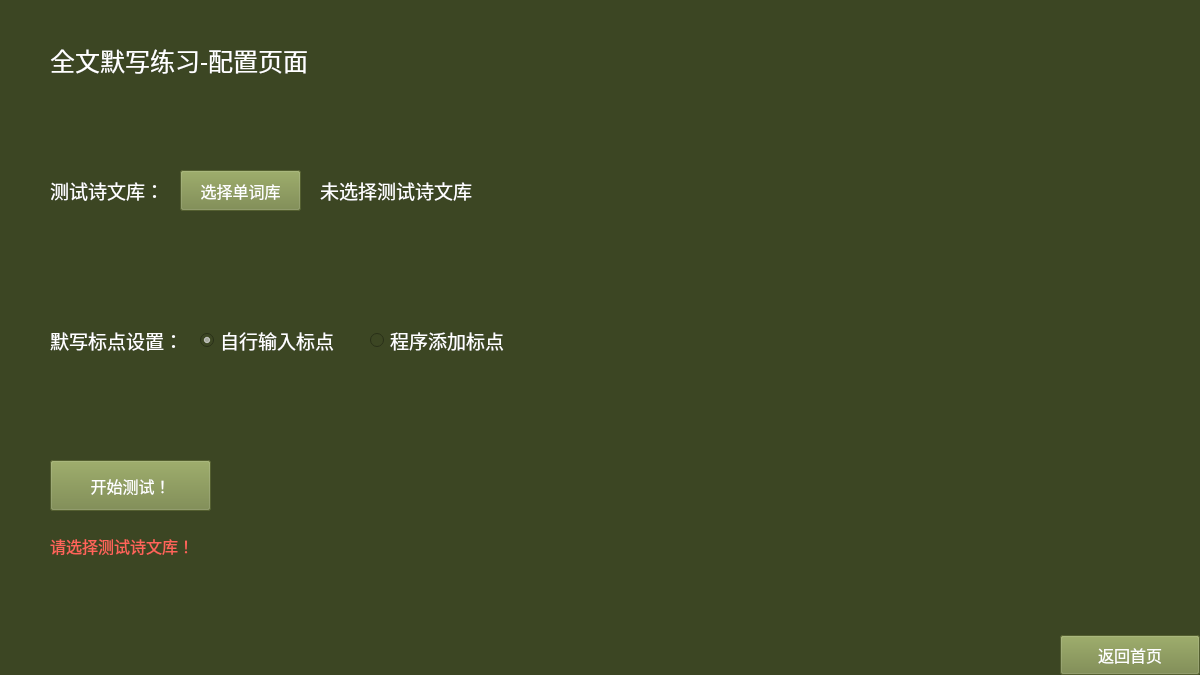
<?xml version="1.0" encoding="UTF-8"?>
<ui version="4.0">
 <class>ReciteWholeMenu</class>
 <widget class="QFrame" name="ReciteWholeMenu">
  <property name="geometry">
   <rect>
    <x>0</x>
    <y>0</y>
    <width>1200</width>
    <height>675</height>
   </rect>
  </property>
  <property name="windowTitle">
   <string>Frame</string>
  </property>
  <property name="styleSheet">
   <string notr="true">background-color: rgb(60, 70, 35);</string>
  </property>
  <widget class="QLabel" name="labelTestInfo">
   <property name="geometry">
    <rect>
     <x>320</x>
     <y>170</y>
     <width>551</width>
     <height>41</height>
    </rect>
   </property>
   <property name="font">
    <font>
     <family>等线</family>
     <pointsize>14</pointsize>
    </font>
   </property>
   <property name="styleSheet">
    <string notr="true">color: rgb(255, 255, 255);</string>
   </property>
   <property name="text">
    <string>未选择测试诗文库</string>
   </property>
  </widget>
  <widget class="QPushButton" name="pushButtonTest">
   <property name="geometry">
    <rect>
     <x>180</x>
     <y>170</y>
     <width>121</width>
     <height>41</height>
    </rect>
   </property>
   <property name="font">
    <font>
     <family>等线</family>
     <pointsize>12</pointsize>
    </font>
   </property>
   <property name="focusPolicy">
    <enum>Qt::NoFocus</enum>
   </property>
   <property name="styleSheet">
    <string notr="true">background-color: rgb(117, 133, 67);
color: rgb(255, 255, 255);</string>
   </property>
   <property name="text">
    <string>选择单词库</string>
   </property>
  </widget>
  <widget class="QLabel" name="labelPunctuation">
   <property name="geometry">
    <rect>
     <x>50</x>
     <y>320</y>
     <width>131</width>
     <height>41</height>
    </rect>
   </property>
   <property name="font">
    <font>
     <family>等线</family>
     <pointsize>14</pointsize>
    </font>
   </property>
   <property name="styleSheet">
    <string notr="true">color: rgb(255, 255, 255);</string>
   </property>
   <property name="text">
    <string>默写标点设置：</string>
   </property>
  </widget>
  <widget class="QPushButton" name="pushButtonStart">
   <property name="geometry">
    <rect>
     <x>50</x>
     <y>460</y>
     <width>161</width>
     <height>51</height>
    </rect>
   </property>
   <property name="font">
    <font>
     <family>等线</family>
     <pointsize>12</pointsize>
    </font>
   </property>
   <property name="focusPolicy">
    <enum>Qt::NoFocus</enum>
   </property>
   <property name="styleSheet">
    <string notr="true">background-color: rgb(117, 133, 67);
color: rgb(255, 255, 255);</string>
   </property>
   <property name="text">
    <string>开始测试！</string>
   </property>
  </widget>
  <widget class="QLabel" name="labelTitle">
   <property name="geometry">
    <rect>
     <x>50</x>
     <y>30</y>
     <width>471</width>
     <height>61</height>
    </rect>
   </property>
   <property name="font">
    <font>
     <family>等线</family>
     <pointsize>19</pointsize>
    </font>
   </property>
   <property name="styleSheet">
    <string notr="true">color: rgb(255, 255, 255);</string>
   </property>
   <property name="text">
    <string>全文默写练习-配置页面</string>
   </property>
  </widget>
  <widget class="QRadioButton" name="radioButtonAuto">
   <property name="geometry">
    <rect>
     <x>370</x>
     <y>325</y>
     <width>181</width>
     <height>31</height>
    </rect>
   </property>
   <property name="font">
    <font>
     <family>等线</family>
     <pointsize>14</pointsize>
    </font>
   </property>
   <property name="focusPolicy">
    <enum>Qt::NoFocus</enum>
   </property>
   <property name="styleSheet">
    <string notr="true">color: rgb(255, 255, 255);</string>
   </property>
   <property name="text">
    <string>程序添加标点</string>
   </property>
   <property name="checked">
    <bool>false</bool>
   </property>
  </widget>
  <widget class="QRadioButton" name="radioButtonManual">
   <property name="geometry">
    <rect>
     <x>200</x>
     <y>325</y>
     <width>151</width>
     <height>31</height>
    </rect>
   </property>
   <property name="font">
    <font>
     <family>等线</family>
     <pointsize>14</pointsize>
    </font>
   </property>
   <property name="focusPolicy">
    <enum>Qt::NoFocus</enum>
   </property>
   <property name="styleSheet">
    <string notr="true">color: rgb(255, 255, 255);</string>
   </property>
   <property name="text">
    <string>自行输入标点</string>
   </property>
   <property name="checked">
    <bool>true</bool>
   </property>
   <property name="autoExclusive">
    <bool>true</bool>
   </property>
  </widget>
  <widget class="QLabel" name="labelFailed">
   <property name="geometry">
    <rect>
     <x>50</x>
     <y>530</y>
     <width>441</width>
     <height>31</height>
    </rect>
   </property>
   <property name="font">
    <font>
     <family>等线</family>
     <pointsize>12</pointsize>
    </font>
   </property>
   <property name="styleSheet">
    <string notr="true">color: rgb(255, 100, 90);</string>
   </property>
   <property name="text">
    <string>请选择测试诗文库！</string>
   </property>
  </widget>
  <widget class="QLabel" name="labelTest">
   <property name="geometry">
    <rect>
     <x>50</x>
     <y>170</y>
     <width>121</width>
     <height>41</height>
    </rect>
   </property>
   <property name="font">
    <font>
     <family>等线</family>
     <pointsize>14</pointsize>
    </font>
   </property>
   <property name="styleSheet">
    <string notr="true">color: rgb(255, 255, 255);</string>
   </property>
   <property name="text">
    <string>测试诗文库：</string>
   </property>
  </widget>
  <widget class="QPushButton" name="pushButtonExit">
   <property name="geometry">
    <rect>
     <x>1060</x>
     <y>635</y>
     <width>140</width>
     <height>40</height>
    </rect>
   </property>
   <property name="font">
    <font>
     <family>等线</family>
     <pointsize>12</pointsize>
    </font>
   </property>
   <property name="focusPolicy">
    <enum>Qt::NoFocus</enum>
   </property>
   <property name="styleSheet">
    <string notr="true">background-color: rgb(117, 133, 67);
color: rgb(255, 255, 255);</string>
   </property>
   <property name="text">
    <string>返回首页</string>
   </property>
  </widget>
 </widget>
 <resources/>
 <connections/>
</ui>
